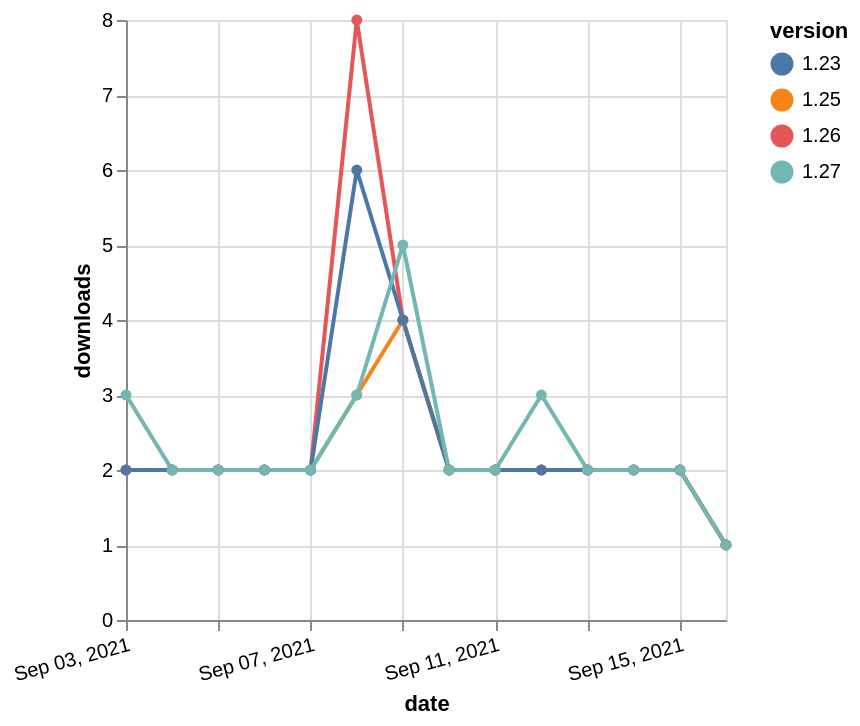

Source (Vega-Lite JSON):
### Vega-Lite specification from a JSON file in a GitHub repository (floating-point values rounded to 4 significant figures)
{"$schema": "https://vega.github.io/schema/vega-lite/v5.json", "description": "A simple bar chart with embedded data.", "data": {"values": [{"date": "2021-09-03", "total": 2337, "delta": 2, "version": "1.26"}, {"date": "2021-09-04", "total": 2339, "delta": 2, "version": "1.26"}, {"date": "2021-09-05", "total": 2341, "delta": 2, "version": "1.26"}, {"date": "2021-09-06", "total": 2343, "delta": 2, "version": "1.26"}, {"date": "2021-09-07", "total": 2345, "delta": 2, "version": "1.26"}, {"date": "2021-09-08", "total": 2353, "delta": 8, "version": "1.26"}, {"date": "2021-09-09", "total": 2357, "delta": 4, "version": "1.26"}, {"date": "2021-09-10", "total": 2359, "delta": 2, "version": "1.26"}, {"date": "2021-09-11", "total": 2361, "delta": 2, "version": "1.26"}, {"date": "2021-09-12", "total": 2363, "delta": 2, "version": "1.26"}, {"date": "2021-09-13", "total": 2365, "delta": 2, "version": "1.26"}, {"date": "2021-09-14", "total": 2367, "delta": 2, "version": "1.26"}, {"date": "2021-09-15", "total": 2369, "delta": 2, "version": "1.26"}, {"date": "2021-09-16", "total": 2370, "delta": 1, "version": "1.26"}, {"date": "2021-09-03", "total": 2272, "delta": 2, "version": "1.25"}, {"date": "2021-09-04", "total": 2274, "delta": 2, "version": "1.25"}, {"date": "2021-09-05", "total": 2276, "delta": 2, "version": "1.25"}, {"date": "2021-09-06", "total": 2278, "delta": 2, "version": "1.25"}, {"date": "2021-09-07", "total": 2280, "delta": 2, "version": "1.25"}, {"date": "2021-09-08", "total": 2283, "delta": 3, "version": "1.25"}, {"date": "2021-09-09", "total": 2287, "delta": 4, "version": "1.25"}, {"date": "2021-09-10", "total": 2289, "delta": 2, "version": "1.25"}, {"date": "2021-09-11", "total": 2291, "delta": 2, "version": "1.25"}, {"date": "2021-09-12", "total": 2293, "delta": 2, "version": "1.25"}, {"date": "2021-09-13", "total": 2295, "delta": 2, "version": "1.25"}, {"date": "2021-09-14", "total": 2297, "delta": 2, "version": "1.25"}, {"date": "2021-09-15", "total": 2299, "delta": 2, "version": "1.25"}, {"date": "2021-09-16", "total": 2300, "delta": 1, "version": "1.25"}, {"date": "2021-09-03", "total": 2740, "delta": 2, "version": "1.23"}, {"date": "2021-09-04", "total": 2742, "delta": 2, "version": "1.23"}, {"date": "2021-09-05", "total": 2744, "delta": 2, "version": "1.23"}, {"date": "2021-09-06", "total": 2746, "delta": 2, "version": "1.23"}, {"date": "2021-09-07", "total": 2748, "delta": 2, "version": "1.23"}, {"date": "2021-09-08", "total": 2754, "delta": 6, "version": "1.23"}, {"date": "2021-09-09", "total": 2758, "delta": 4, "version": "1.23"}, {"date": "2021-09-10", "total": 2760, "delta": 2, "version": "1.23"}, {"date": "2021-09-11", "total": 2762, "delta": 2, "version": "1.23"}, {"date": "2021-09-12", "total": 2764, "delta": 2, "version": "1.23"}, {"date": "2021-09-13", "total": 2766, "delta": 2, "version": "1.23"}, {"date": "2021-09-14", "total": 2768, "delta": 2, "version": "1.23"}, {"date": "2021-09-15", "total": 2770, "delta": 2, "version": "1.23"}, {"date": "2021-09-16", "total": 2771, "delta": 1, "version": "1.23"}, {"date": "2021-09-03", "total": 1848, "delta": 3, "version": "1.27"}, {"date": "2021-09-04", "total": 1850, "delta": 2, "version": "1.27"}, {"date": "2021-09-05", "total": 1852, "delta": 2, "version": "1.27"}, {"date": "2021-09-06", "total": 1854, "delta": 2, "version": "1.27"}, {"date": "2021-09-07", "total": 1856, "delta": 2, "version": "1.27"}, {"date": "2021-09-08", "total": 1859, "delta": 3, "version": "1.27"}, {"date": "2021-09-09", "total": 1864, "delta": 5, "version": "1.27"}, {"date": "2021-09-10", "total": 1866, "delta": 2, "version": "1.27"}, {"date": "2021-09-11", "total": 1868, "delta": 2, "version": "1.27"}, {"date": "2021-09-12", "total": 1871, "delta": 3, "version": "1.27"}, {"date": "2021-09-13", "total": 1873, "delta": 2, "version": "1.27"}, {"date": "2021-09-14", "total": 1875, "delta": 2, "version": "1.27"}, {"date": "2021-09-15", "total": 1877, "delta": 2, "version": "1.27"}, {"date": "2021-09-16", "total": 1878, "delta": 1, "version": "1.27"}]}, "width": "container", "mark": {"type": "line", "point": {"filled": true}}, "encoding": {"x": {"field": "date", "type": "temporal", "timeUnit": "yearmonthdate", "title": "date", "axis": {"labelAngle": -15}}, "y": {"field": "delta", "type": "quantitative", "title": "downloads"}, "color": {"field": "version", "type": "nominal"}, "tooltip": {"field": "delta"}}}
